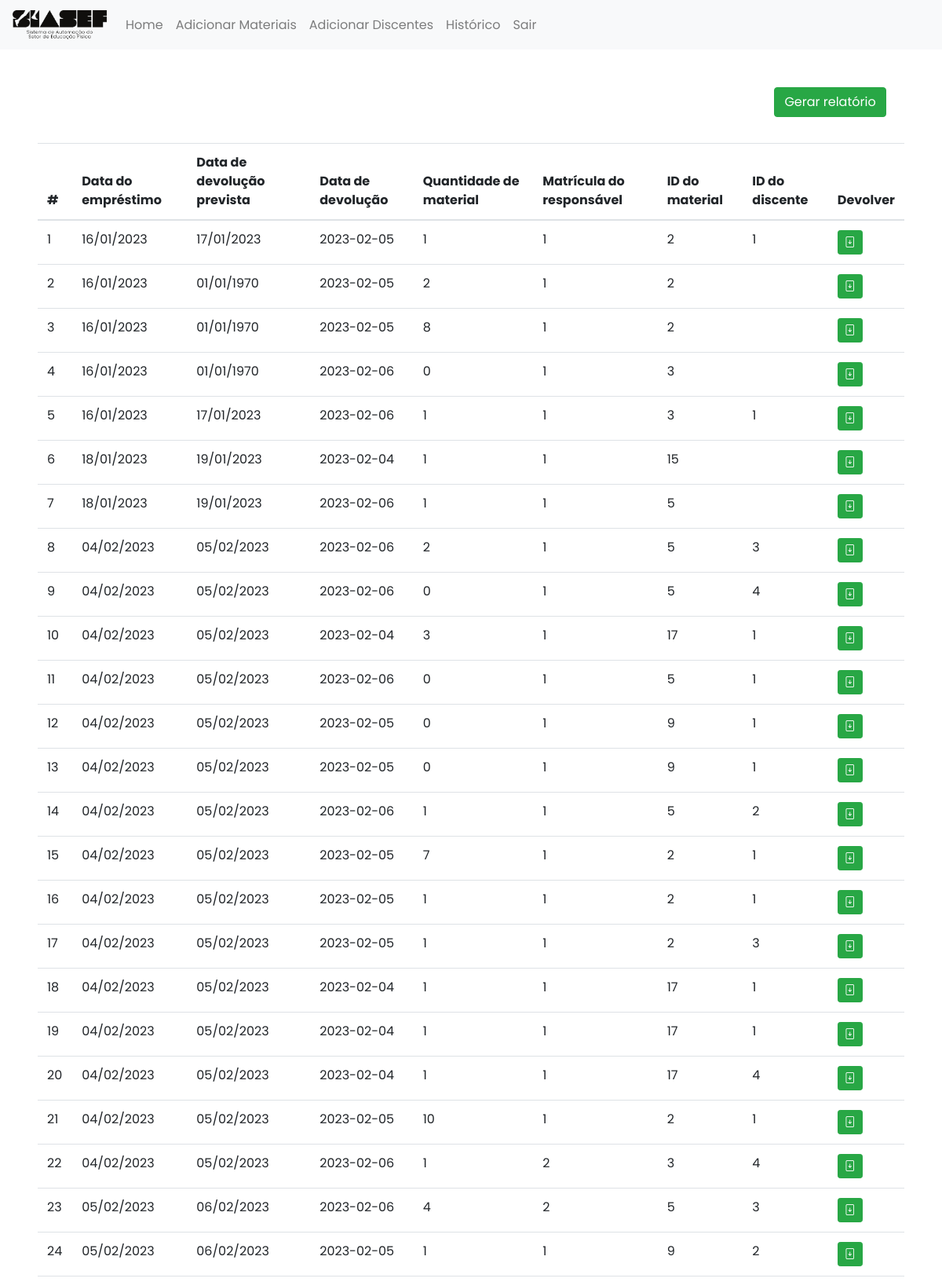
The page /sistema/historico.php (upper part) on the database its author committed.
### tables this page shows
CREATE TABLE `emprestimo` (
  `idemprestimo` int NOT NULL AUTO_INCREMENT,
  `dataEmprestimo` date DEFAULT NULL,
  `dataDevolPrevista` date DEFAULT NULL,
  `idRespon` int DEFAULT NULL,
  `idMateriais` int DEFAULT NULL,
  `idDiscente` int DEFAULT NULL,
  `qntdMaterial` int NOT NULL,
  `dataDevol` date DEFAULT NULL,
  PRIMARY KEY (`idemprestimo`),
  KEY `idrespon_idx` (`idRespon`),
  KEY `id_idx` (`idDiscente`),
  KEY `idmateriais_idx` (`idMateriais`)
);

### sistema/historico.php (the view)
<?php
 include_once('../config.php');
?>
<!DOCTYPE html>
<html lang="pt-br">
<head>
    <?php include_once('.//head-sistema.php')?>
    <link rel="stylesheet" href="../style.css">
</head>
<body>
    <?php
    $sqlHistory = "SELECT * FROM emprestimo ORDER BY idemprestimo";
    $result = $conn->query($sqlHistory);
    ?>
    <div class="m-5">
    <a href="../emprestimo/excel.php">
    <button class="btn btn-success gerar">Gerar relatório</button>
    </a>
        <table class="table">
            <thead>
                <tr>
                <th scope="col">#</th>
                <th scope="col">Data do empréstimo</th>
                <th scope="col">Data de devolução prevista</th>
                <th scope="col">Data de devolução</th>
                <th scope="col">Quantidade de material</th>
                <th scope="col">Matrícula do responsável</th>
                <th scope="col">ID do material</th>
                <th scope="col">ID do discente</th>
                <th scope="col">Devolver</th>
                </tr>
            </thead>
            <tbody>
                <?php
                    $count = 1;
                    while($user_data = mysqli_fetch_assoc($result)){
                        $dataEmprestimo = date('d/m/Y',strtotime($user_data["dataEmprestimo"]));
                        $dataDevolPrevista = date('d/m/Y',strtotime($user_data["dataDevolPrevista"]));
                        echo "<tr>";
                        echo "<td>". $count++ . "</td>";
                        echo "<td>". $dataEmprestimo. "</td>";
                        echo "<td>".$dataDevolPrevista. "</td>";
                        echo "<td>".$user_data['dataDevol']. "</td>";
                        echo "<td>".$user_data['qntdMaterial']. "</td>";
                        echo "<td>".$user_data['idRespon']. "</td>";
                        echo "<td>".$user_data['idMateriais']. "</td>";
                        echo "<td>".$user_data['idDiscente']. "</td>";
                        echo "<td>
                        <a class='btn btn-sm btn-success' title='devolver' href='../emprestimo/devolucao.php?idmateriais=$user_data[idMateriais]'>
                        <i class='bi bi-file-arrow-down'></i>
                        </a>
                        </td>";
                        echo "</tr>";
                    }
                ?>
            </tbody>
        </table>
    </div>
</body>
</html>

### style.css (style rules this page uses)
* { margin: 0; padding: 0; box-sizing: border-box; font-family: 'Poppins', sans-serif; }
button { border: 1px solid rgba(110, 110, 110, 0.253); padding: 5px; border-radius: 8px; -webkit-transition-duration: 0.4s; transition-duration: 0.4s; font-size: 1em; color: #000000; outline: 0; background: white; }
.gerar { margin-left: 85%; margin-bottom: 3%; }

### rows shown on the page
emprestimo: dataEmprestimo "16/01/2023", dataDevolPrevista "17/01/2023", dataDevol "2023-02-05", qntdMaterial "1", idRespon "1", idMateriais "2", idDiscente "1"
emprestimo: dataEmprestimo "16/01/2023", dataDevolPrevista "01/01/1970", dataDevol "2023-02-05", qntdMaterial "2", idRespon "1", idMateriais "2"
emprestimo: dataEmprestimo "16/01/2023", dataDevolPrevista "01/01/1970", dataDevol "2023-02-05", qntdMaterial "8", idRespon "1", idMateriais "2"
emprestimo: dataEmprestimo "16/01/2023", dataDevolPrevista "01/01/1970", dataDevol "2023-02-06", qntdMaterial "0", idRespon "1", idMateriais "3"
emprestimo: dataEmprestimo "16/01/2023", dataDevolPrevista "17/01/2023", dataDevol "2023-02-06", qntdMaterial "1", idRespon "1", idMateriais "3", idDiscente "1"
emprestimo: dataEmprestimo "18/01/2023", dataDevolPrevista "19/01/2023", dataDevol "2023-02-04", qntdMaterial "1", idRespon "1", idMateriais "15"
emprestimo: dataEmprestimo "18/01/2023", dataDevolPrevista "19/01/2023", dataDevol "2023-02-06", qntdMaterial "1", idRespon "1", idMateriais "5"
emprestimo: dataEmprestimo "04/02/2023", dataDevolPrevista "05/02/2023", dataDevol "2023-02-06", qntdMaterial "2", idRespon "1", idMateriais "5", idDiscente "3"
emprestimo: dataEmprestimo "04/02/2023", dataDevolPrevista "05/02/2023", dataDevol "2023-02-06", qntdMaterial "0", idRespon "1", idMateriais "5", idDiscente "4"
emprestimo: dataEmprestimo "04/02/2023", dataDevolPrevista "05/02/2023", dataDevol "2023-02-04", qntdMaterial "3", idRespon "1", idMateriais "17", idDiscente "1"
emprestimo: dataEmprestimo "04/02/2023", dataDevolPrevista "05/02/2023", dataDevol "2023-02-06", qntdMaterial "0", idRespon "1", idMateriais "5", idDiscente "1"
emprestimo: dataEmprestimo "04/02/2023", dataDevolPrevista "05/02/2023", dataDevol "2023-02-05", qntdMaterial "0", idRespon "1", idMateriais "9", idDiscente "1"
emprestimo: dataEmprestimo "04/02/2023", dataDevolPrevista "05/02/2023", dataDevol "2023-02-05", qntdMaterial "0", idRespon "1", idMateriais "9", idDiscente "1"
emprestimo: dataEmprestimo "04/02/2023", dataDevolPrevista "05/02/2023", dataDevol "2023-02-06", qntdMaterial "1", idRespon "1", idMateriais "5", idDiscente "2"
emprestimo: dataEmprestimo "04/02/2023", dataDevolPrevista "05/02/2023", dataDevol "2023-02-05", qntdMaterial "7", idRespon "1", idMateriais "2", idDiscente "1"
emprestimo: dataEmprestimo "04/02/2023", dataDevolPrevista "05/02/2023", dataDevol "2023-02-05", qntdMaterial "1", idRespon "1", idMateriais "2", idDiscente "1"
emprestimo: dataEmprestimo "04/02/2023", dataDevolPrevista "05/02/2023", dataDevol "2023-02-05", qntdMaterial "1", idRespon "1", idMateriais "2", idDiscente "3"
emprestimo: dataEmprestimo "04/02/2023", dataDevolPrevista "05/02/2023", dataDevol "2023-02-04", qntdMaterial "1", idRespon "1", idMateriais "17", idDiscente "1"
emprestimo: dataEmprestimo "04/02/2023", dataDevolPrevista "05/02/2023", dataDevol "2023-02-04", qntdMaterial "1", idRespon "1", idMateriais "17", idDiscente "1"
emprestimo: dataEmprestimo "04/02/2023", dataDevolPrevista "05/02/2023", dataDevol "2023-02-04", qntdMaterial "1", idRespon "1", idMateriais "17", idDiscente "4"
emprestimo: dataEmprestimo "04/02/2023", dataDevolPrevista "05/02/2023", dataDevol "2023-02-05", qntdMaterial "10", idRespon "1", idMateriais "2", idDiscente "1"
emprestimo: dataEmprestimo "04/02/2023", dataDevolPrevista "05/02/2023", dataDevol "2023-02-06", qntdMaterial "1", idRespon "2", idMateriais "3", idDiscente "4"
emprestimo: dataEmprestimo "05/02/2023", dataDevolPrevista "06/02/2023", dataDevol "2023-02-06", qntdMaterial "4", idRespon "2", idMateriais "5", idDiscente "3"
emprestimo: dataEmprestimo "05/02/2023", dataDevolPrevista "06/02/2023", dataDevol "2023-02-05", qntdMaterial "1", idRespon "1", idMateriais "9", idDiscente "2"
